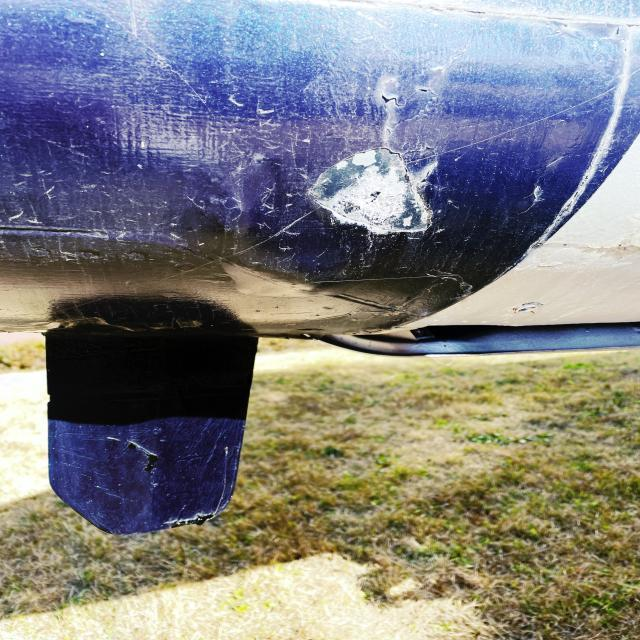
#> input picture Data/Train/Corrosion/105_19_JPG_jpg.rf.afb4fd2c1ca4a7796d726e7745bbc4dd.jpg, 640 x 640 px, found by its file name; its folder holds only this picture in this run
$ python balance_and_augment.py
#> lines starting #> are read from the running program, lines starting #| are printed output that depends on the picture
import os
import random
import shutil
from PIL import Image, ImageEnhance

SRC = "Data/train"
DST = "Data/train_balanced"
TARGET = 250

os.makedirs(DST, exist_ok=True)

def augment_image(img):
    img = ImageEnhance.Brightness(img).enhance(random.uniform(0.7, 1.3))
    img = ImageEnhance.Contrast(img).enhance(random.uniform(0.7, 1.3))
    return img

for cls in os.listdir(SRC):
    src_cls = os.path.join(SRC, cls)

    if not os.path.isdir(src_cls):
        continue

    dst_cls = os.path.join(DST, cls)
    os.makedirs(dst_cls, exist_ok=True)

    images = [
        f for f in os.listdir(src_cls)
        if os.path.isfile(os.path.join(src_cls, f))
    ]

    # Downsample if too many
    selected = images.copy()
    if len(selected) > TARGET:
        selected = random.sample(selected, TARGET)

    # Copy originals
    for img_name in selected:
        shutil.copy(
            os.path.join(src_cls, img_name),
            os.path.join(dst_cls, img_name)
        )

    # Upsample if too few
    count = len(selected)
    idx = 0
    while count < TARGET:
        img_name = random.choice(selected)
        img_path = os.path.join(src_cls, img_name)

        img = Image.open(img_path)
#> img is the input picture: PIL image 640x640 RGB; mean R, G, B 128.3, 128.3, 128.3
        img_aug = augment_image(img)
#> in augment_image, `img = ImageEnhance.Brightness(img).enhance(random.uniform(0.7, 1.3))`:
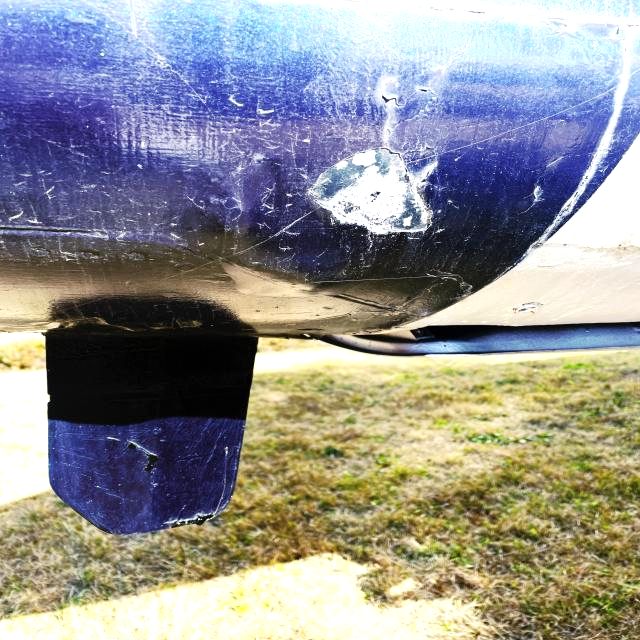
#> img: PIL image 640x640 RGB; mean R, G, B 145.2, 145.2, 145

        new_name = f"aug_{idx}_{img_name}"
        img_aug.save(os.path.join(dst_cls, new_name))

        count += 1
        idx += 1

    print(f"{cls}: {count}")
#> pass 2 of the loop `for cls in os.listdir(SRC):`:
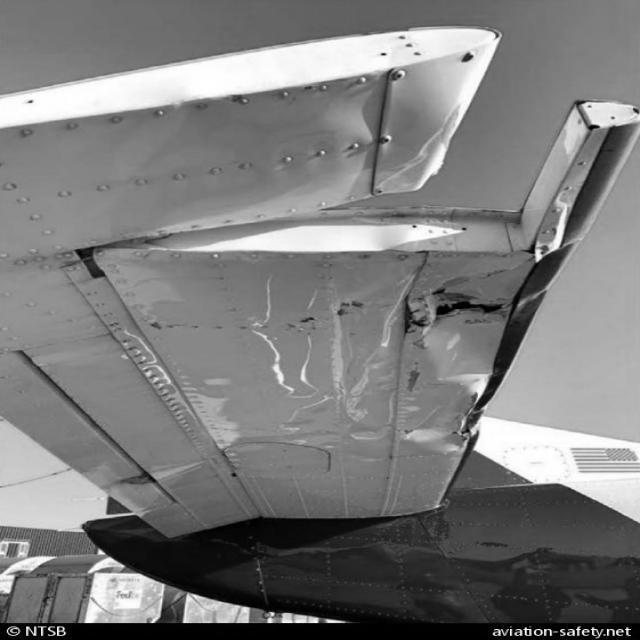
#> input picture Data/Train/Crack/136_2_JPG_jpg.rf.531c6a652bd9f5bb7906ad446e49ca18.jpg, 640 x 640 px, found by its file name
#> img is the input picture: PIL image 640x640 RGB; min 0, max 255, mean 123.9
#> `img_aug = augment_image(img)`:
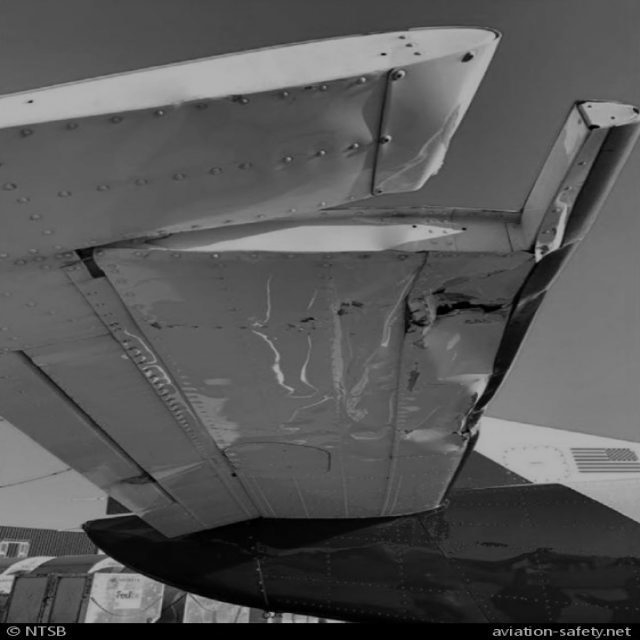
#> img_aug: PIL image 640x640 RGB; min 0, max 178, mean 86.4
